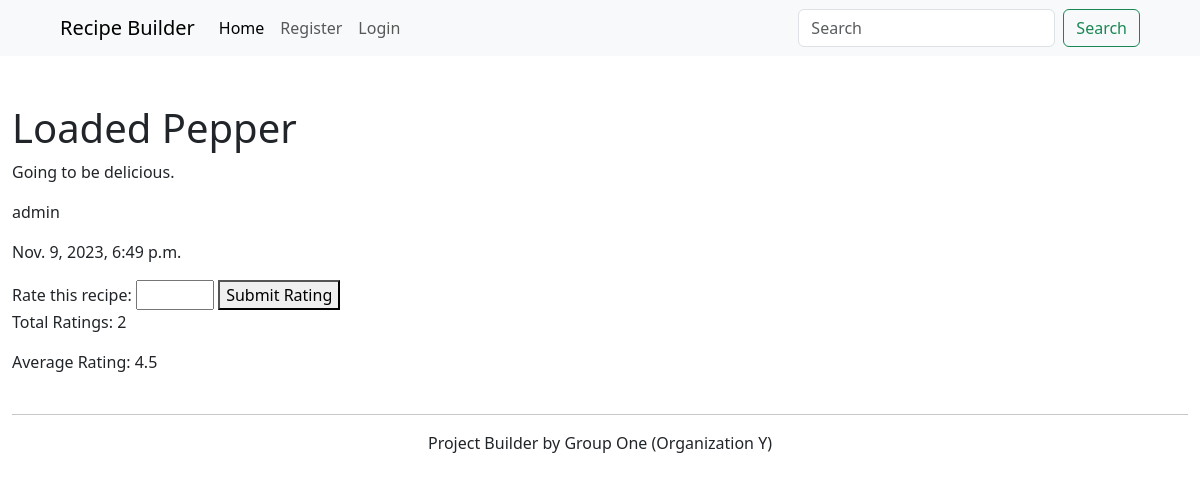
Screenshot of /recipe/11/ with the database file from the repository.
### core/models.py (models this page shows, shortened)
class Recipes(models.Model):
    title = models.CharField(max_length=200)
    content = models.TextField()
    date = models.DateTimeField(default=timezone.now)
    author = models.ForeignKey(User, on_delete=models.CASCADE)

### core/views.py (the view)
# urls.py: path('recipe/<int:recipe_id>/', views.recipe_detail, name='recipe_detail'),
def recipe_detail(request, recipe_id):
    recipe = Recipes.objects.get(pk=recipe_id)
    ratings = Rating.objects.filter(recipe=recipe)
    average_rating = ratings.aggregate(avg_rating=Avg('rating'))['avg_rating']
    return render(request, 'recipe_detail.html', {'recipe': recipe, 'average_rating': average_rating})

### core/templates/recipe_detail.html (shortened to what this page needs)
{% extends 'base.html' %}
{% block content %}
<h1>{{ recipe.title }}</h1>
<p>{{ recipe.content }}</p>
<p>{{ recipe.author }}</p>
<p>{{ recipe.date }}</p>
<form method="post" action="{% url 'rate_recipe' recipe.id %}">
    <label for="rating">Rate this recipe:</label>
    <input type="number" id="rating" name="rating" min="1" max="5">
    <button type="submit">Submit Rating</button>
</form>
<p>Total Ratings: {{ recipe.rating_set.count }}</p>
{% if average_rating %}
    Average Rating: {{ average_rating|floatformat:1 }}
{% else %}
    No ratings yet.
{% endif %}
{% endblock content %}

### rows the page displays
Recipes: title "Loaded Pepper", content "Going to be delicious.", author "admin", date "Nov. 9, 2023, 6:49 p.m.", rating_set.count "2"

### other values shown
{{ average_rating|floatformat:1 }} "4.5"
